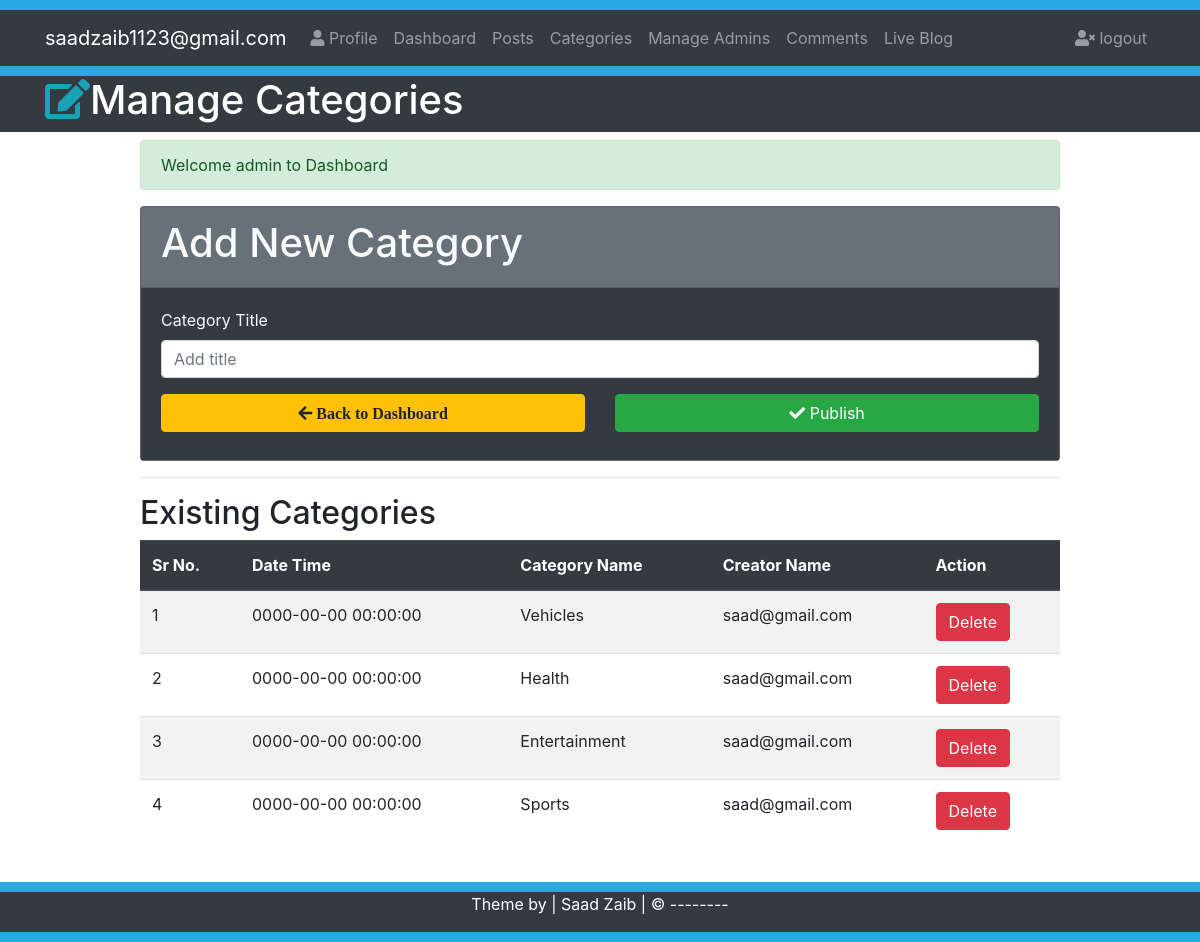
Page /Categories.php (signed in) on the committed database.
### tables this page shows
CREATE TABLE `category` (
  `id` int(10) NOT NULL,
  `title` varchar(40) NOT NULL,
  `author` varchar(40) NOT NULL,
  `datetime` timestamp NOT NULL DEFAULT current_timestamp() ON UPDATE current_timestamp()
);

### Categories.php (the view, shortened to what this page needs)
<?php
require_once "includes/Functions.php";
require_once "includes/Sessions.php";
?>
<!DOCTYPE html>
<html lang="en">
<head>
    <link rel="stylesheet" href="https://pro.fontawesome.com/releases/v5.10.0/css/all.css"
 />
    <link rel="stylesheet" href="https://cdn.jsdelivr.net/npm/bootstrap@4.6.0/dist/css/bootstrap.min.css"
>
    <link rel="stylesheet" type="text/css" href="css/styles.css">
</head>
<body>
    <div style="height: 10px;background-color: #27aae1;"></div>
    <nav class="navbar navbar-expand-lg bg-dark navbar-dark">
        <div class="container">
            <a href="#" class="navbar-brand">saadzaib1123@gmail.com</a>
            <div class="collapse navbar-collapse" id="navbarcollapsecms">
                <ul class="navbar-nav mr-auto">
                    <li class="nav-item">
                        <a href="MyProfile.php" class="nav-link"><i class="fas fa-user"></i> Profile</a>
                    </li>
                    <li class="nav-item">
                        <a href="Dashboard.php" class="nav-link">Dashboard</a>
                    </li>
                    <li class="nav-item">
                        <a href="Posts.php" class="nav-link">Posts</a>
                    </li>
                    <li class="nav-item">
                        <a href="Categories.php" class="nav-link">Categories</a>
                    </li>
                    <li class="nav-item">
                        <a href="Admins.php" class="nav-link">Manage Admins</a>
                    </li>
                    <li class="nav-item">
                        <a href="Comments.php" class="nav-link">Comments</a>
                    </li>
                    <li class="nav-item">
                        <a href="Blog.php?page=1" class="nav-link">Live Blog</a>
                    </li>
                </ul>
                <ul class="navbar-nav ml-auto">
                    <li class="nav-item">
                        <a href="Logout.php" class="nav-link"><i class="fas fa-user-times"></i> logout</a>
                    </li>
                </ul>
            </div>
        </div>
    </nav>
    <div style="height: 10px;background-color: #27aae1;"></div>
    <header class="bg-dark text-white">
        <div class="container">
            <div class="row">
                <div class="col-md-12">
                    <h1><i class="fas fa-edit text-info"></i>Manage Categories</h1>
                </div>
            </div>
        </div>
    </header>
    <section class="container py-2 mb-3" style="min-height: 400px;">
        <div class="row">
            <div class="offset-lg-1 col-lg-10">
                <?php
                    echo SuccessMessage();
                ?>
               <form action="Categories.php" method="post">
                    <div class="card bg-secondary text-light">
                        <div class="card-header">
                            <h1>Add New Category</h1>
                        </div>
                        <div class="card-body bg-dark">
                            <div class="form-group">
                                <label for="title">Category Title</label>
                                <input type="text" name="title" id="title" placeholder="Add title" class="form-control">
                            </div>
                            <div class="row">
                                <div class="col-lg-6 mb-2">
                                    <a href="Dashboard.php" class="btn btn-warning btn-block"><i class="fas fa-arrow-left"> Back to Dashboard</i></a>
                                </div>
                                <div class="col-lg-6 mb-2">
                                    <button type="submit" name="submit" class="btn btn-success btn-block"> <i class="fas fa-check"></i> Publish</button>
                                </div>
                            </div>
                        </div>
                    </div>
               </form>
                <hr>
               <h2>Existing Categories</h2>
                <table class="table table-striped">
                    <thead class="thead-dark">
                        <tr>
                            <th>Sr No.</th>
                            <th>Date Time</th>
                            <th>Category Name</th>
                            <th>Creator Name</th>
                            <th>Action</th>
                        </tr>
                    </thead>
                    <tbody>
                        <?php
                            $sql = "SELECT * FROM category ORDER BY id desc";
                            $execute = $conn->query($sql);
                            $sr_no = 0;
                            while($dataRows = $execute->fetch())
                            {
                            $sr_no++;
                        ?>
                        <tr>
                            <td><?php echo $sr_no; ?></td>
                            <td><?php  echo htmlentities($dataRows['datetime']);  ?></td>
                            <td><?php  echo htmlentities($dataRows['title']);  ?></td>
                            <td><?php  echo htmlentities($dataRows['author']);  ?></td>
                            <td><a href="DeleteCategory.php?id=<?php echo $dataRows['id']; ?>" class="btn btn-danger">Delete</a></td>
                        </tr>
                        <?php
                            }
                        ?>
                    </tbody>
                </table>
            </div>
        </div>
    </section>
    <div style="height: 10px;background-color: #27aae1;"></div>
    <footer class="bg-dark text-white">
        <div class="container">
            <div class="row">
                <div class="col">
                    <p class="text-center">Theme by | Saad Zaib | &copy; --------</p>
                </div>
            </div>
        </div>
    </footer>
    <div style="height: 10px;background-color: #27aae1;"></div>
</body>
</html>

### rows in the picture
category: datetime "0000-00-00 00:00:00", title "Vehicles", author "saad@gmail.com"
category: datetime "0000-00-00 00:00:00", title "Health", author "saad@gmail.com"
category: datetime "0000-00-00 00:00:00", title "Entertainment", author "saad@gmail.com"
category: datetime "0000-00-00 00:00:00", title "Sports", author "saad@gmail.com"

### other values in the picture
SuccessMessage() "Welcome admin to Dashboard"
